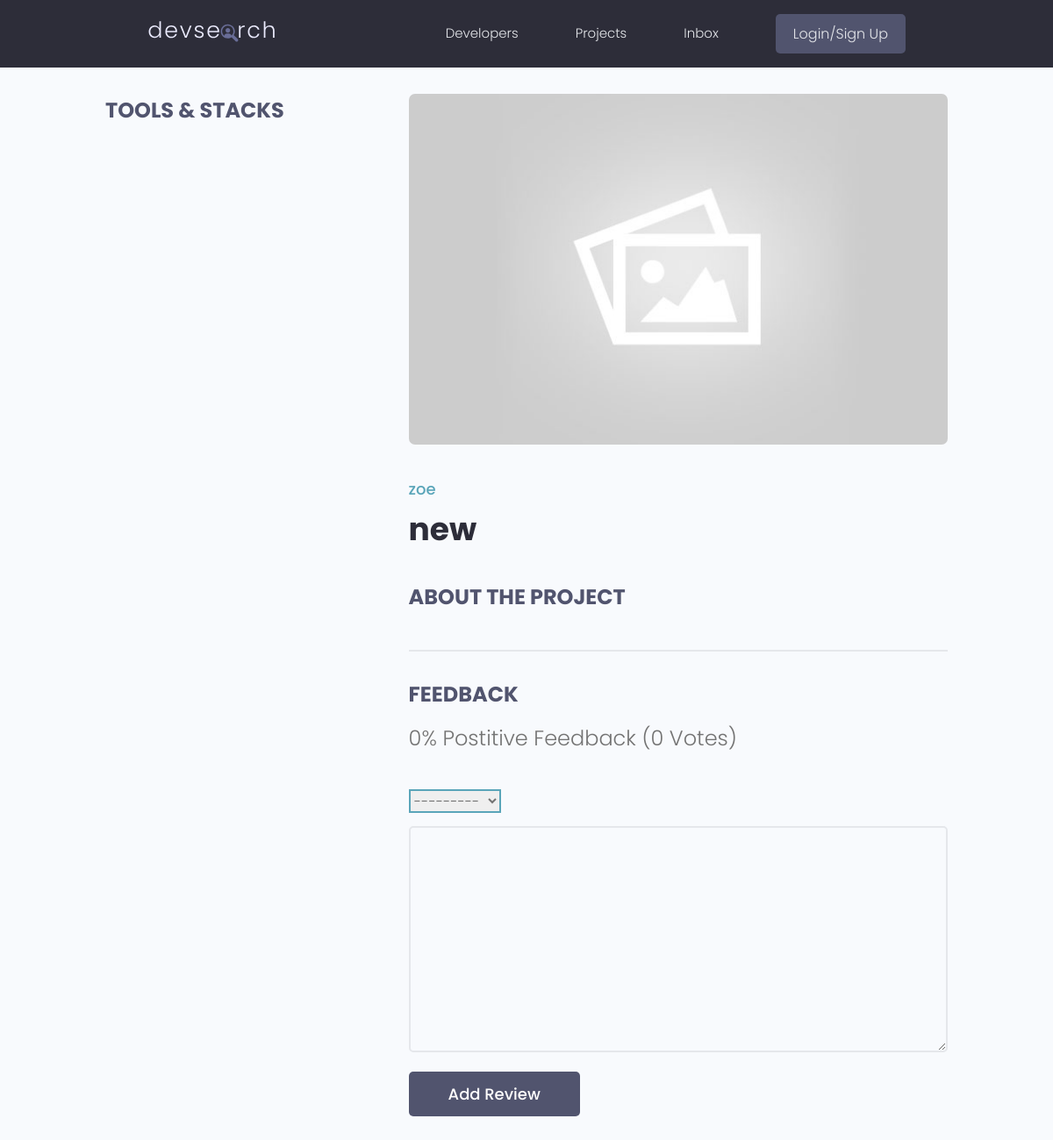
Page /projects/project/7bdc8246-cd2d-4276-9b27-c50a75b2ccde on the earlier database version.
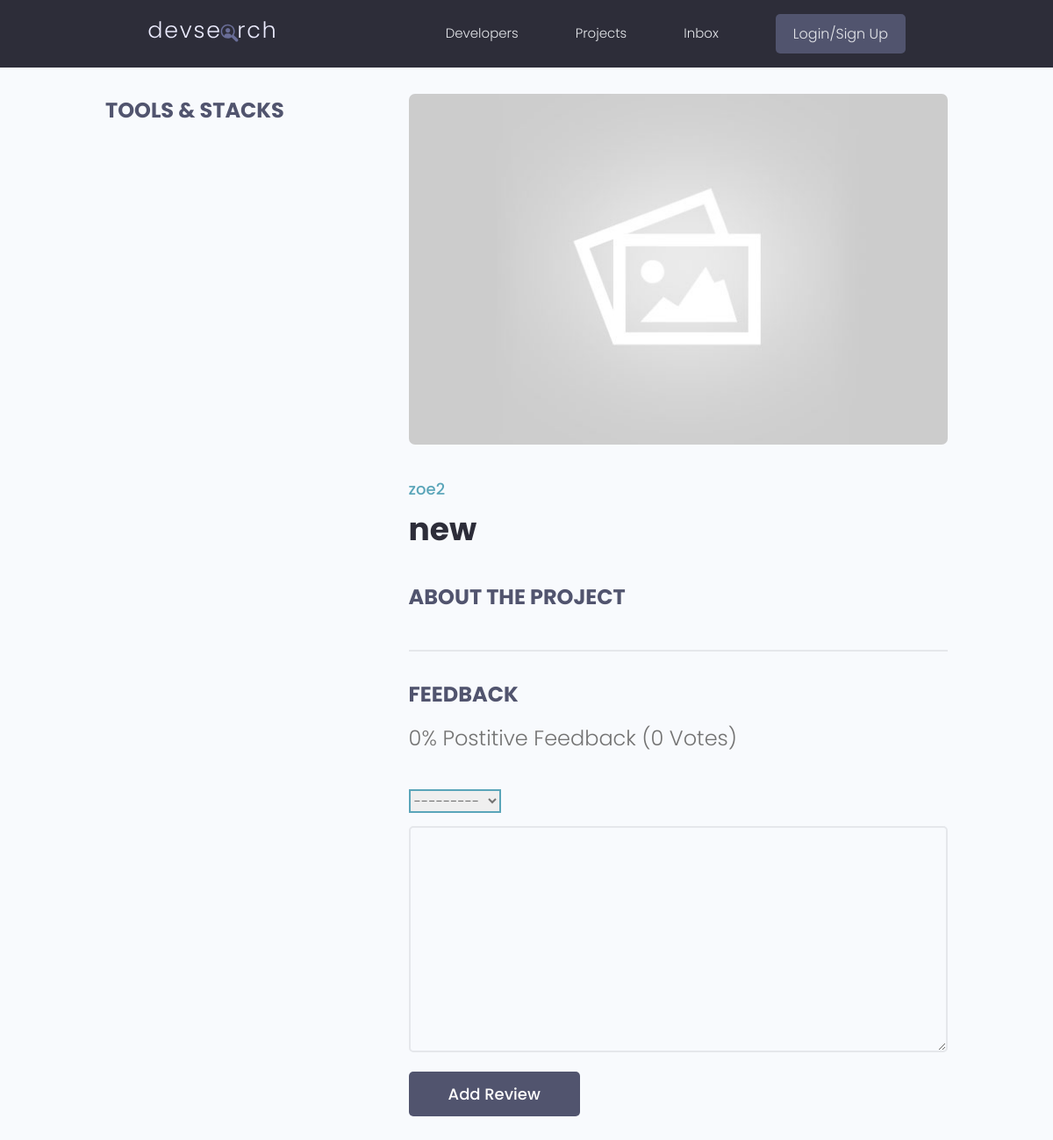
Same page on the later database version.
### projects/models.py (models this page shows, shortened)
class Projects(models.Model):
    owner = models.ForeignKey(
        Profile, null=True, blank=True, on_delete=models.SET_NULL)
    title = models.CharField(max_length=200)
    description = models.TextField(null=True, blank=True)
    featured_image = models.ImageField(
        null=True, blank=True, default="default.jpg")
    demo_link = models.CharField(max_length=2000, blank=True)
    source_link = models.CharField(max_length=2000, null=True, blank=True)
    tags = models.ManyToManyField('Tag', blank=True)
    vote_total = models.IntegerField(default=0, null=True, blank=True)
    vote_ratio = models.IntegerField(default=0, null=True, blank=True)
    created = models.DateTimeField(auto_now_add=True)
    id = models.UUIDField(default=uuid.uuid4, unique=True,
                          primary_key=True, editable=False)
    class Meta:
        ordering = ['-created']  # dash makes is ascending order

### users/models.py (models this page shows, shortened)
class Profile(models.Model):
    user = models.OneToOneField(
        User, on_delete=models.CASCADE, null=True, blank=True)
    name = models.CharField(max_length=200, blank=True, null=True)
    email = models.EmailField(max_length=500, blank=True, null=True)
    username = models.CharField(max_length=200, blank=True, null=True)
    location = models.CharField(max_length=200, blank=True, null=True)
    short_intro = models.CharField(max_length=200, blank=True, null=True)
    bio = models.TextField(blank=True, null=True)
    profile_image = models.ImageField(
        null=True, blank=True, upload_to='profiles/', default="profiles/user-default.png")
    social_github = models.CharField(max_length=200, blank=True, null=True)
    social_twitter = models.CharField(max_length=200, blank=True, null=True)
    social_linkedin = models.CharField(max_length=200, blank=True, null=True)
    social_youtube = models.CharField(max_length=200, blank=True, null=True)
    social_website = models.CharField(max_length=200, blank=True, null=True)
    created = models.DateTimeField(auto_now_add=True)
    id = models.UUIDField(default=uuid.uuid4, unique=True,
                          primary_key=True, editable=False)

### projects/views.py (the view, shortened to what this page needs)
# urls.py: path('project/<str:pk>', views.project, name="project"),
def project(request, pk):
    projectObj = Projects.objects.get(id=pk)
    form = ReviewForm
    return render(request, 'projects/single-project.html', {'project': projectObj, 'form': form})

### projects/templates/projects/single-project.html (shortened to what this page needs)
{% extends 'main.html'%}
{% block content %}
<main class="singleProject my-md">
    <div class="container">
      <div class="layout">
        <div class="column column--1of3">
          <h3 class="singleProject__subtitle">Tools & Stacks</h3>
        </div>
        <div class="column column--2of3">
          <img class="singleProject__preview" src="{{ project.featured_image.url }}" alt="portfolio thumbnail" />
          <a href="profile.html" class="singleProject__developer">{{project.owner.name}}</a>
          <h2 class="singleProject__title">{{project.title}}</h2>
          <h3 class="singleProject__subtitle">About the Project</h3>
          <div class="comments">
            <h3 class="singleProject__subtitle">Feedback</h3>
            <h5 class="project--rating">
                {{project.vote_ratio}}% Postitive Feedback ({{project.vote_total}} Vote{{project.vote_total|pluralize:"s"}})
            </h5>
            <form class="form" action="{% url 'project' project.id %}" method="POST">
              {% for field in form %}
              <div class="form__field">
                {{field}}
              </div>
              {% endfor %}
              <input class="btn btn--sub btn--lg" type="submit" value="Add Review" />
            </form>
          </div>
        </div>
      </div>
    </div>
  </main>
{% endblock content %}

Differences in the rows shown:
changed through a linked row, Projects "new": owner.name "zoe" → "zoe2"
